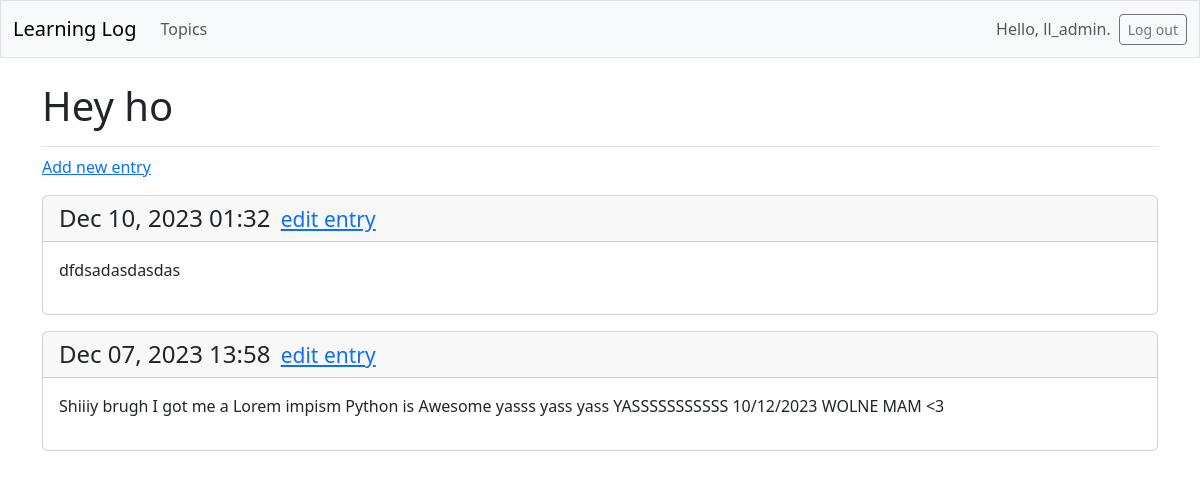
The page /topics/1/ (signed in) on the database its author committed.
### learning_logs/models.py (models this page shows, shortened)
class Topic(models.Model):
    text = models.CharField(max_length=200)
    date_added = models.DateTimeField(auto_now_add=True)
    owner = models.ForeignKey(User, on_delete=models.CASCADE)

class Entry(models.Model):
    topic = models.ForeignKey(Topic, on_delete=models.CASCADE)
    text = models.TextField()
    date_added = models.DateTimeField(auto_now_add=True)
    class Meta:
        verbose_name_plural = "entries"

### learning_logs/views.py (the view)
# urls.py: path("topics/<int:topic_id>/", views.topic, name="topic"),
@login_required
def topic(request, topic_id):
    topic = Topic.objects.get(id=topic_id)
    check_topic_owner(topic, request.user)
    entries = topic.entry_set.order_by("-date_added")
    context = {"topic": topic, "entries": entries}
    return render(request, "learning_logs/topic.html", context)

### learning_logs/views.py (called while the page is built)
def check_topic_owner(topic, user):
    if topic.owner != user:
        raise Http404

### learning_logs/templates/learning_logs/topic.html
{% extends 'learning_logs/base.html' %}
{% block page_header %}
  <h1>{{ topic.text }}</h1>
{% endblock page_header %}
{% block content %}
  <p>
    <a href="{% url 'learning_logs:new_entry' topic.id %}">Add new entry</a>
  </p>
  {% for entry in entries %}
     <div class="card mb-3">
       <h4 class="card-header">
        {{ entry.date_added|date:'M d, Y H:i' }}
         <small class='ms-1'><a href="{% url 'learning_logs:edit_entry' entry.id %}">
          edit entry</a></small>
      </h4>
       <div class="card-body">{{ entry.text|linebreaks }}</div>
    </div>
  {% empty %}
     <p>There are no entries for this topic yet.</p>
  {% endfor %}
{% endblock content %}

### learning_logs/templates/learning_logs/base.html (shortened to what this page needs)
<!doctype html>
<html lang="en">
<head>
  {% load django_bootstrap5 %}
  {% bootstrap_css %}
</head>
<body>
   <nav class="navbar navbar-expand-md navbar-light bg-light mb-4 border">
     <div class="container-fluid">
       <a class="navbar-brand" href="{% url 'learning_logs:index' %}">
           Learning Log</a>
       <div class="collapse navbar-collapse" id="navbarCollapse">
         <ul class="navbar-nav me-auto mb-2 mb-md-0">
           <li class="nav-item">
             <a class="nav-link" href="{% url 'learning_logs:topics' %}">
               Topics</a></li>
         </ul>
         <ul class="navbar-nav ms-auto mb-2 mb-md-0">
           {% if user.is_authenticated %}
             <li class="nav-item">
               <span class="navbar-text me-2">Hello, {{ user.username }}.
                 </span></li>
           {% endif %}
         </ul>
         {% if user.is_authenticated %}
           <form action="{% url 'accounts:logout' %}" method='post'>
             <button name='submit' class='btn btn-outline-secondary btn-sm'>
               Log out</button>
           </form>
         {% endif %}
       </div>
     </div>
   </nav>
   <main class="container">
     <div class="pb-2 mb-2 border-bottom">
       {% block page_header %}{% endblock page_header %}
     </div>
     <div>
       {% block content %}{% endblock content %}
     </div>
   </main>
 </body>
 </html>

### rows shown on the page
Topic: text "Hey ho"
Entry: date_added "Dec 10, 2023 01:32", text "dfdsadasdasdas"
Entry: date_added "Dec 07, 2023 13:58", text "Shiiiy brugh I got me a Lorem impism Python is Awesome yasss yass yass YASSSSSSSSSSS 10/12/2023 WOLNE MAM <3"

### other values the page prints
{{ user.username }} "ll_admin"
